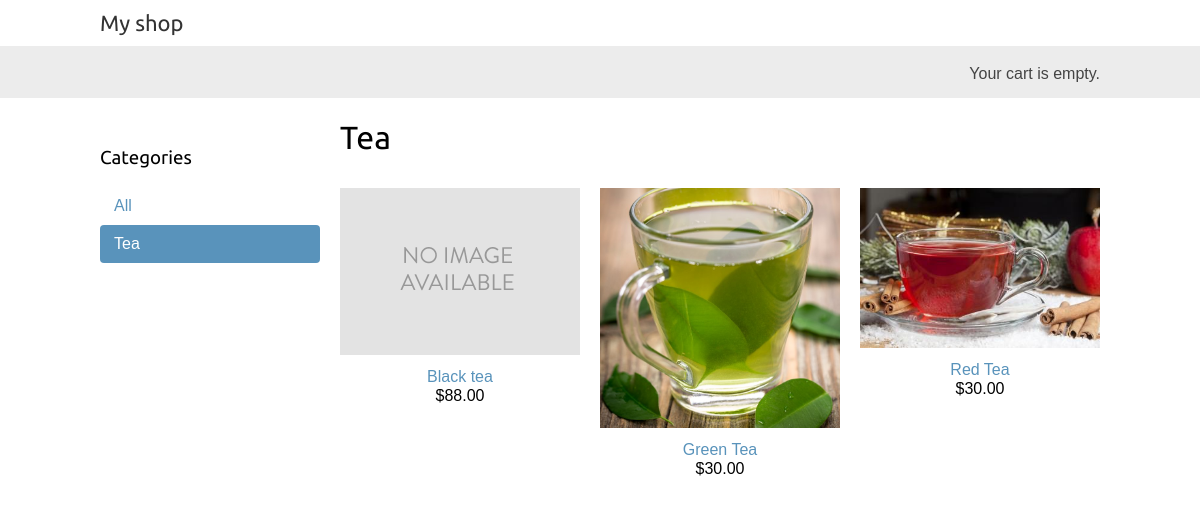
Page /tea/ on the committed database.
### shop/models.py (models this page shows, shortened)
class Category(models.Model):
    name = models.CharField(max_length=200,
                            db_index=True)
    slug = models.SlugField(max_length=200,
                            db_index=True,
                            unique=True)
    class Meta:
        ordering = ('name',)
        verbose_name = 'category'
        verbose_name_plural = 'categories'
    def get_absolute_url(self):
        return reverse('shop:product_list_by_category',
                       args=[self.slug])

class Product(models.Model):
    category = models.ForeignKey(Category, related_name='products')
    name = models.CharField(max_length=200, db_index=True)
    slug = models.SlugField(max_length=200, db_index=True)
    image = models.ImageField(upload_to='products/%Y/%m/%d',
                              blank=True)
    description = models.TextField(blank=True)
    price = models.DecimalField(max_digits=10, decimal_places=2)
    stock = models.PositiveIntegerField()
    available = models.BooleanField(default=True)
    created = models.DateTimeField(auto_now_add=True)
    updated = models.DateTimeField(auto_now=True)
    class Meta:
        ordering = ('name',)
        index_together = (('id', 'slug'),)
    def get_absolute_url(self):
        return reverse('shop:product_detail', args=[self.id, self.slug])

### shop/views.py (the view)
def product_list(request, category_slug=None):
    category = None
    categories = Category.objects.all()
    products = Product.objects.filter(available=True)
    if category_slug:
        category = get_object_or_404(Category, slug=category_slug)
        products = products.filter(category=category)
    return render(request,
                  'shop/product/list.html',
                  {'category': category,
                   'categories': categories,
                   'products': products})

### cart/cart.py (called while the page is built)
    def __len__(self):
        return sum(item['quantity'] for item in self.cart.values())

### cart/context_processors.py (called while the page is built)
def cart(request):
    return {'cart': Cart(request)}

### shop/templates/shop/product/list.html (shortened to what this page needs)
{% extends "shop/base.html" %}
{% load static %}
{% block content %}
    <div id="sidebar">
        <h3>Categories</h3>
        <ul>
            <li {% if not category %}class="selected"{% endif %}>
                <a href="{% url "shop:product_list" %}">All</a>
            </li>
            {% for c in categories %}
                <li {% if category.slug == c.slug %}class="selected"{% endif %}>
                    <a href="{{ c.get_absolute_url }}">{{ c.name }}</a>
                </li>
            {% endfor %}
        </ul>
    </div>
    <div id="main" class="product-list">
        <h1>{% if category %}{{ category.name }}{% else %}Products{% endif %}</h1>
        {% for product in products %}
            <div class="item">
                <a href="{{ product.get_absolute_url }}">
                    <img src="{% if product.image %}{{ product.image.url }}{% else %}{% static "img/no_image.png" %}{% endif %}">
                </a>
                <a href="{{ product.get_absolute_url }}">{{ product.name }}</a><br>
                ${{ product.price }}
            </div>
        {% endfor %}
    </div>
{% endblock %}

### shop/static/css/base.css (style rules this page uses)
body { margin:0; padding:0; font-family:helvetica, sans-serif; }
h1, h2, h3, h4, h5 , h6 { font-family: 'Ubuntu', sans-serif; font-weight:normal; }
a { text-decoration:none; color:#5993bb; }
#sidebar { width:220px; padding:30px 20px 0 0; float:left; }
#sidebar ul { margin:0; padding:0; }
#sidebar ul li { margin:0; list-style:none; padding:10px 14px; }
#sidebar ul li a { display:block; }
#sidebar ul li.selected { background:#5993bb; border-radius:4px; }
#sidebar ul li.selected a { color:#fff; }
#main { float:left; width: 96%; margin-right:-220px; overflow:hidden; }
.product-list .item { width:25%; padding:10px 20px 10px 0; float:left; text-align:center; line-height:1.2; }
.product-list .item img { width:100%; margin-bottom:8px; }

### rows in the picture
Category: name "Tea"
Product: name "Black tea", price "88.00"
Product: image (picture), name "Green Tea", price "30.00"
Product: image (picture), name "Red Tea", price "30.00"
